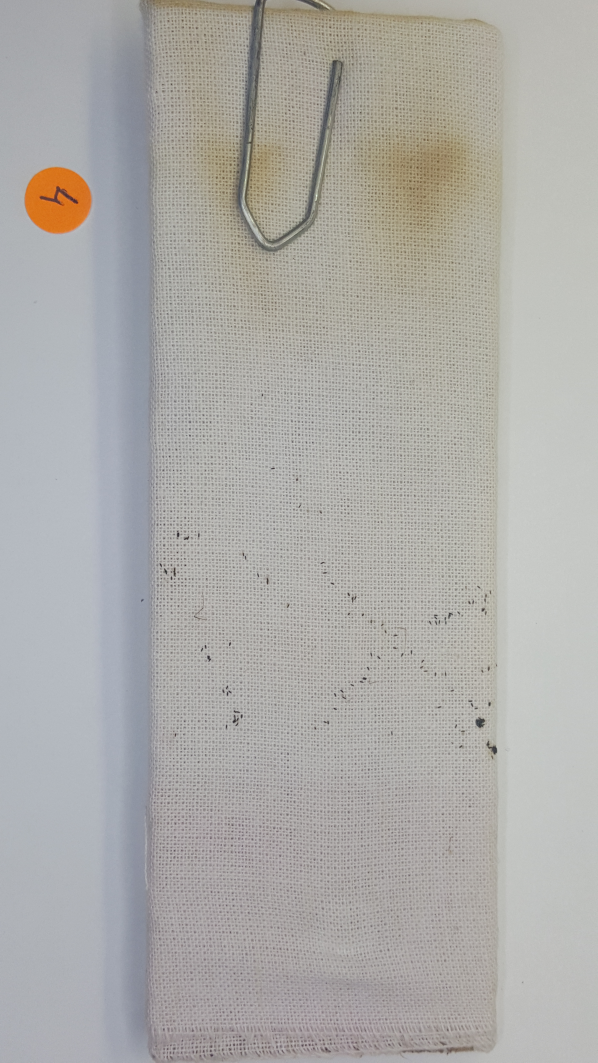
#> input picture src/img/20200214_143902.jpg, 2988 x 5312 px (shown at 1/5 size)
$ python main.py
#> lines starting #> are read from the running program, lines starting #| are printed output that depends on the picture; after the words box and inside, x2 and y2 are one past the last pixel; in counts of white or black regions, pixels touching at a corner belong together
import cv2
import numpy as np

def count_mosquito_eggs(image_path):
    # Load the image
#> called with image_path = 'img/20200214_143902.jpg'
    image = cv2.imread(image_path)
#> image is the input picture: shape (5312, 2988, 3); mean B, G, R 168.5, 171.7, 173.1

    if image is None:
        print("Error: Could not load image.")
        return

    # Convert the image to grayscale
    gray_image = cv2.cvtColor(image, cv2.COLOR_BGR2GRAY)
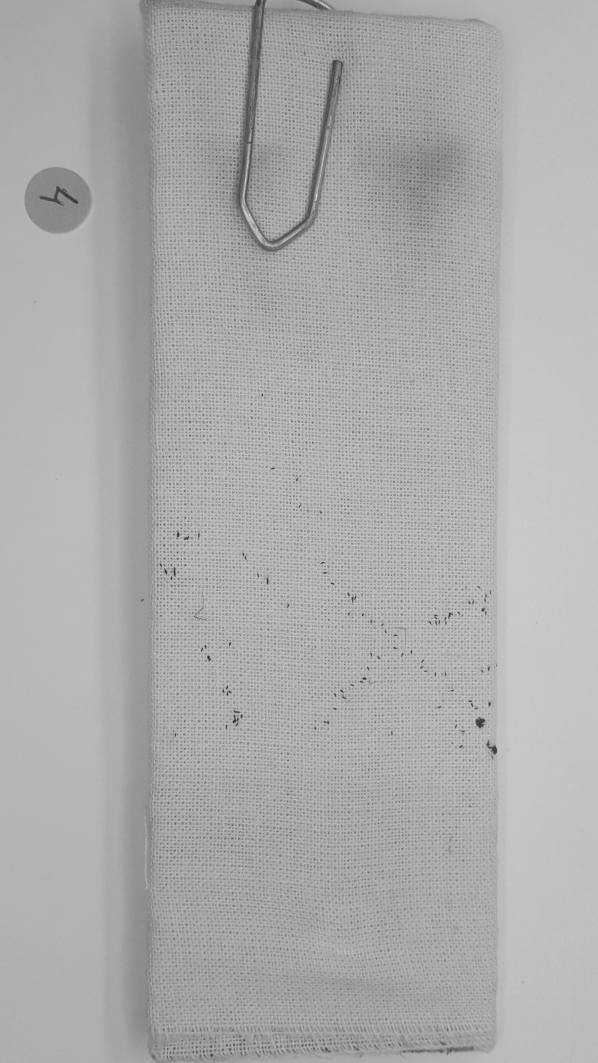
#> gray_image: shape (5312, 2988) (shown at 1/5 size); min 13, max 254, mean 171.8

    # Apply Gaussian blur to reduce noise
    blurred_image = cv2.GaussianBlur(gray_image, (5, 5), 0)

    # Use binary thresholding to segment the image
    _, threshed_image = cv2.threshold(blurred_image, 100, 255, cv2.THRESH_BINARY)
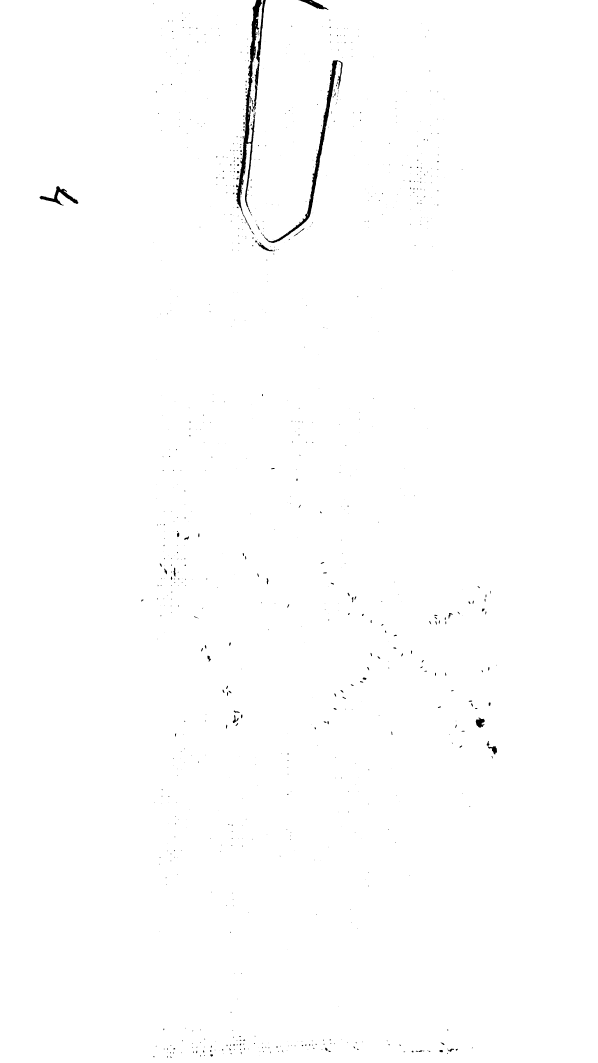
#> threshed_image: shape (5312, 2988) (shown at 1/5 size); 99.5% white; 954 black regions (722 under 20 px)

    # Find contours in the binary image
    contours,_ = cv2.findContours(threshed_image, cv2.RETR_EXTERNAL, cv2.CHAIN_APPROX_SIMPLE)
#> contours = 24 contours, 21 with area under 20; largest, box (x1, y1, x2, y2) and area: (0, 0, 2988, 5312) 15828053, (1241, 536, 1250, 573) 118, (1548, 6, 1562, 13) 22

    # Draw the contours on the original image (for visualization)
    image_with_contours = image.copy()
    cv2.drawContours(image_with_contours, contours, -1, (0, 255, 0), 2)

    # Count the number of mosquito eggs
    egg_count = len(contours)
#> egg_count = 24

    # Display the result
    print(f"Number of mosquito eggs: {egg_count}")
#| Number of mosquito eggs: 24

    # Show the original image with contours
    #cv2.imshow("Image with Contours", image_with_contours)

    cv2.namedWindow('custom window', cv2.WINDOW_KEEPRATIO)
    cv2.imshow('custom window', image_with_contours)
    cv2.resizeWindow('custom window', 200, 200)


    cv2.waitKey(0)
    cv2.destroyAllWindows()

if __name__ == "__main__":
    image_path = "img/20200214_143902.jpg"  # Replace with the path to your JPG image
    count_mosquito_eggs(image_path)

$ run again, with src/img/20200214_143952.jpg copied over src/img/20200214_143902.jpg
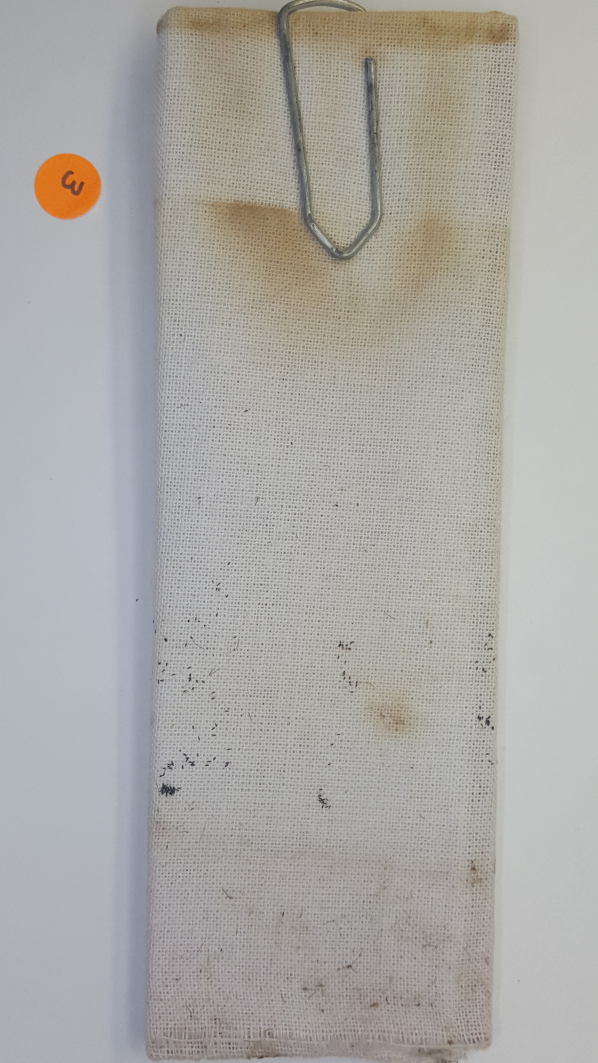
#> input picture src/img/20200214_143952.jpg, 2988 x 5312 px (shown at 1/5 size)
#> in count_mosquito_eggs, image is the input picture: shape (5312, 2988, 3); mean B, G, R 165.4, 168.9, 170.8
#> in count_mosquito_eggs, `gray_image = cv2.cvtColor(image, cv2.COLOR_BGR2GRAY)`:
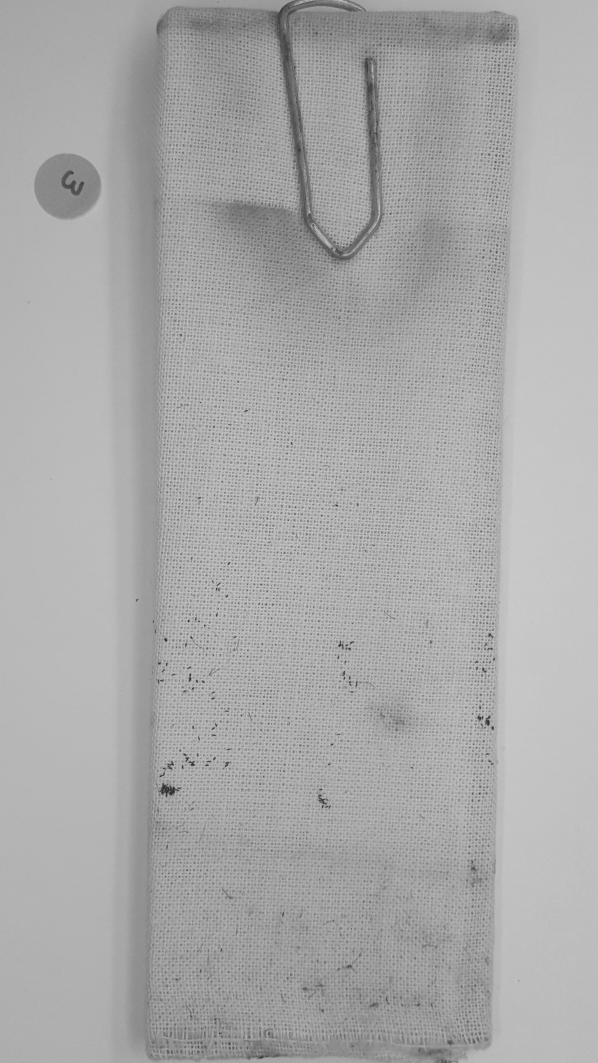
#> gray_image: shape (5312, 2988) (shown at 1/5 size); min 16, max 223, mean 169
#> in count_mosquito_eggs, `_, threshed_image = cv2.threshold(blurred_image, 100, 255, cv2.THRESH_..`:
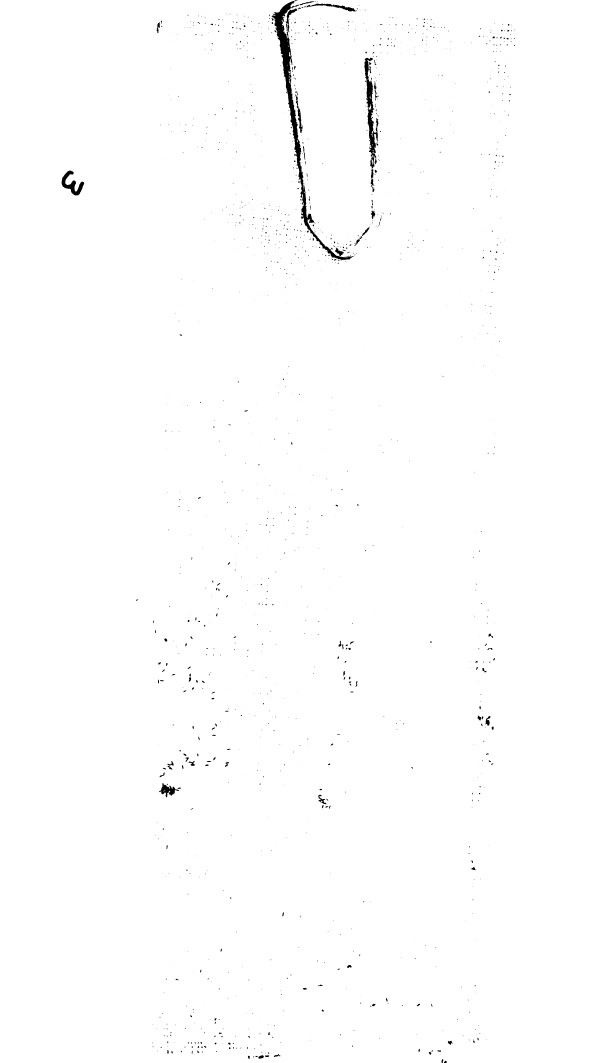
#> threshed_image: shape (5312, 2988) (shown at 1/5 size); 99.4% white; 1489 black regions (1135 under 20 px)
#> contours = 33 contours, 24 with area under 20; largest, box (x1, y1, x2, y2) and area: (0, 0, 2988, 5312) 15823474, (1445, 260, 1454, 282) 94, (1442, 352, 1453, 377) 71, (1508, 971, 1517, 996) 62, (1432, 113, 1440, 137) 57
#> egg_count = 33
#| Number of mosquito eggs: 33
